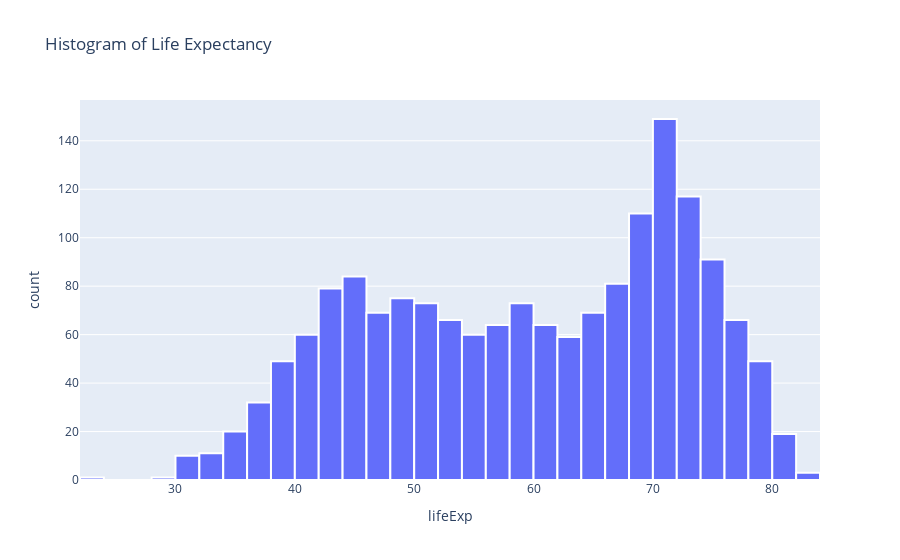

Source (notebook cell):
### Code cell
fig = px.histogram(df, "lifeExp", height=400, title="Histogram of Life Expectancy")
fig.update_traces(marker_line_color="white", marker_line_width=2)
fig.show()
# not normally distributed

### Figure 1 — Plotly figure (JSON) as saved in the notebook; plotly's stock layout.template omitted (floating-point values rounded to 4 significant figures; data arrays with more than 128 entries replaced by an {"elided": "..."} marker saying what was removed)
{"data": [{"alignmentgroup": "True", "bingroup": "x", "hovertemplate": "lifeExp=%{x}<br>count=%{y}<extra></extra>", "legendgroup": "", "marker": {"color": "#636efa", "line": {"color": "white", "width": 2}, "pattern": {"shape": ""}}, "name": "", "offsetgroup": "", "orientation": "v", "showlegend": false, "type": "histogram", "x": {"elided": "1704 float values"}, "xaxis": "x", "yaxis": "y"}], "layout": {"autosize": true, "barmode": "relative", "legend": {"tracegroupgap": 0}, "title": {"text": "Histogram of Life Expectancy"}, "xaxis": {"anchor": "y", "autorange": true, "domain": [0, 1], "range": [22, 84], "title": {"text": "lifeExp"}, "type": "linear"}, "yaxis": {"anchor": "x", "autorange": true, "domain": [0, 1], "range": [0, 156.8], "title": {"text": "count"}}}}
